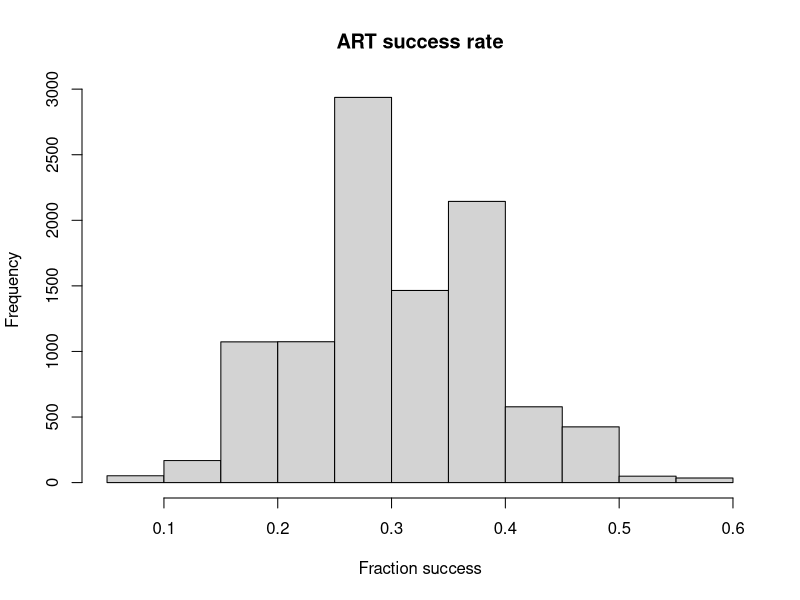

The R script that drew this image:
## ---- chunk 1
knitr::opts_chunk$set(echo = TRUE)
## ---- chunk 2
2 * 4 * 2 * 6 * 2 * 3
## ---- chunk 3
reps = 10
maxx = 4
maxy = 6
maxz = 3
ellipsevolume <- function(a, b, c){
  boxvolume = 2*a * 2 *b * 2*c
  maxi = 10000
  x <- runif(maxi, min = -a, max = a)
  y <- runif(maxi, min = -b, max = b)
  z <- runif(maxi, min = -c, max = c)
  inellipse <- ifelse((x^2)/(a^2) + (y^2)/(b^2) + (z^2)/(c^2) <= 1, 1.0, 0.0)
  volume <- mean(inellipse) * boxvolume
  volume
}
## ---- chunk 4
reps = 10
volumeellipse <- replicate(reps, ellipsevolume(maxx, maxy, maxz))
volumeellipse
## ---- chunk 5
meanvolume <- mean(volumeellipse)
sdvolume <- sd(volumeellipse)
paste(meanvolume, sdvolume)
## ---- chunk 6
alpha =0.05
meanvolume + qt((1-alpha/2), df=(reps-1)) * sdvolume/sqrt(reps)
meanvolume - qt((1-alpha/2), df=(reps-1)) * sdvolume/sqrt(reps)
## ---- chunk 7
4/3*pi * maxx * maxy * maxz
## ---- chunk 8
clinicsim <- function(i){
              successes <- sum(sample(x=0:1, size = 30, replace=TRUE, prob=c((1-0.31), 0.31)))
              return = successes/30
}
## ---- chunk 9
clinicresults <-sapply(1:10000, clinicsim)
## ---- chunk 10
clinicresults <-  replicate(10000, clinicsim(1))
## ---- chunk 11
hist(clinicresults, main="ART success rate", xlab="Fraction success")
## ---- chunk 12
print(length(clinicresults[clinicresults>0.40])/length(clinicresults))
